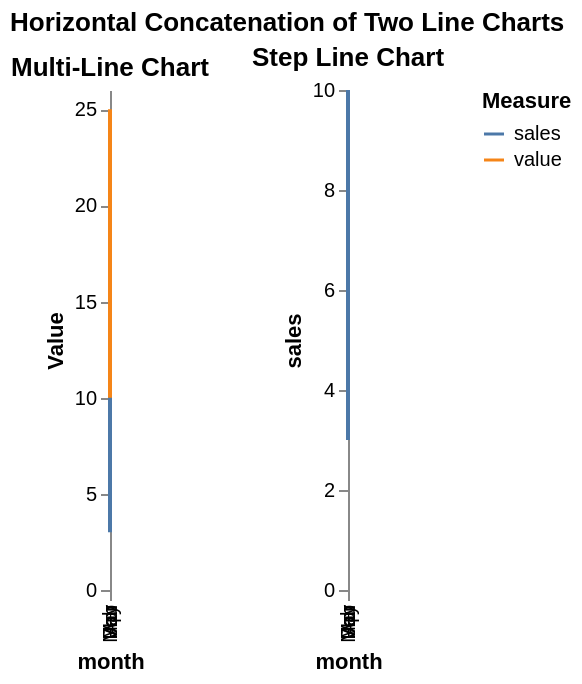

Vega-Lite specification stored for this chart:
### Vega-Lite specification from a JSON file in a GitHub repository (floating-point values rounded to 4 significant figures)
{"$schema": "https://vega.github.io/schema/vega-lite/v5.20.1.json", "config": {"view": {"continuousHeight": 300, "continuousWidth": 300}}, "data": {"name": "data-da9a454df0df8e8c843a0e21b04bad6c"}, "datasets": {"data-da9a454df0df8e8c843a0e21b04bad6c": [{"category": "A", "month": "Jan", "sales": 3, "value": 10}, {"category": "B", "month": "Feb", "sales": 7, "value": 15}, {"category": "C", "month": "Mar", "sales": 5, "value": 8}, {"category": "D", "month": "Apr", "sales": 10, "value": 20}, {"category": "E", "month": "May", "sales": 8, "value": 25}]}, "hconcat": [{"encoding": {"color": {"field": "Measure", "type": "nominal"}, "x": {"field": "month", "type": "nominal"}, "y": {"field": "Value", "type": "quantitative"}}, "height": 250, "mark": {"type": "line"}, "title": "Multi-Line Chart", "transform": [{"as": ["Measure", "Value"], "fold": ["value", "sales"]}], "width": "container"}, {"encoding": {"x": {"field": "month", "type": "nominal"}, "y": {"field": "sales", "type": "quantitative"}}, "height": 250, "mark": {"interpolate": "step-after", "type": "line"}, "title": "Step Line Chart", "width": "container"}], "title": "Horizontal Concatenation of Two Line Charts"}
